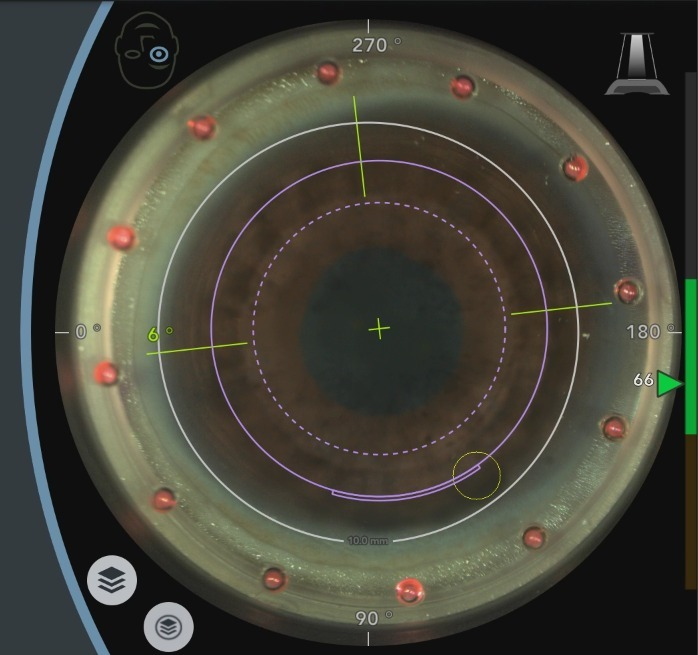
#> input picture clinical_data/clean/eye_01.jpeg, 698 x 655 px; its folder holds only this picture in this run
$ python -i smart_fitter.py   (imports and definitions only)   (older library calls are emulated)
#> lines starting #> are read from the running program, lines starting #| are printed output that depends on the picture
"""
Smart contour fitter that automatically selects circle or ellipse fitting
based on the shape's actual geometry.

For surgical-grade accuracy:
    - Circular pupils → dedicated least-squares circle fit (3 params)
    - Elliptical pupils → constrained ellipse fit (5 params)
    - Cross-validates both and picks the lower-residual model
    - Sub-pixel contour refinement using image gradients
    - RANSAC outlier rejection with adaptive threshold
    - Returns unified result compatible with the rest of the pipeline

Plan-aligned changes:
    - Adaptive RANSAC threshold: max(base_threshold, contour_span * 0.01)
      so that large structures tolerate proportionally more noise
"""

from __future__ import annotations

import math
from dataclasses import dataclass, field
from enum import Enum
from typing import List, Optional, Tuple

import cv2
import numpy as np

# ────────────────────────────────────────────────────────────────
# Data types
# ────────────────────────────────────────────────────────────────

class FitType(Enum):
    CIRCLE = "CIRCLE"
    ELLIPSE = "ELLIPSE"
    FAILED = "FAILED"


@dataclass
class FitResult:
    """Unified result from circle or ellipse fitting."""

    # What was actually fit
    fit_type: FitType = FitType.FAILED
    valid: bool = False

    # Centre (sub-pixel)
    center_x: float = 0.0
    center_y: float = 0.0

    # Axes — for a circle: semi_major == semi_minor == radius
    semi_major: float = 0.0
    semi_minor: float = 0.0
    radius: float = 0.0                   # = semi_major (largest)
    angle_deg: float = 0.0                # meaningless for circles

    # Derived
    eccentricity: float = 0.0             # 0 = perfect circle
    circularity: float = 1.0              # 1 = perfect circle
    aspect_ratio: float = 1.0             # semi_minor / semi_major

    # Quality
    fit_quality: float = 0.0              # 0–1
    fit_rms_residual: float = 0.0         # pixels
    num_contour_points: int = 0
    num_inliers: int = 0

    # Uncertainty (1σ, pixels)
    uncertainty_center_x: float = 0.0
    uncertainty_center_y: float = 0.0
    uncertainty_radius: float = 0.0

    # Raw data (for cross-validation)
    contour_points: Optional[np.ndarray] = None

    # Comparison residuals
    circle_rms: float = 0.0
    ellipse_rms: float = 0.0

    def diameter_px(self) -> float:
        return self.radius * 2.0

    # [324 lines left out: functions to_cv2_ellipse, _fit_circle_kasa, _fit_circle_taubin, _fit_circle_hyper, _circle_residuals, _ellipse_residuals and 1 more, not called in this run]


# ────────────────────────────────────────────────────────────────
# Multi-scale gradient computation (Phase 4)
# ────────────────────────────────────────────────────────────────

def _compute_multiscale_gradient(
    gray: np.ndarray,
    scales: Tuple[int, ...] = (1, 3),
    scale_weights: Tuple[float, ...] = (0.6, 0.4),
) -> Tuple[np.ndarray, np.ndarray, np.ndarray]:
    """Gradient magnitude fused across multiple scales.

    Fine scale (sigma=1) captures sharp pupil-iris boundaries.
    Coarse scale (sigma=3) is robust to noise and better for the
    often-fuzzy limbus-sclera boundary.

    Parameters
    ----------
    gray : np.ndarray
        Grayscale uint8 image.
    scales : tuple of int
        Gaussian sigma values for each scale.
    scale_weights : tuple of float
        Fusion weights for each scale.

    Returns
    -------
    (grad_mag, grad_x, grad_y)
        Fused gradient magnitude, and fine-scale x/y gradients
        (used for normal direction computation).
    """
    grad_mag_total = np.zeros(gray.shape, dtype=np.float64)
    grad_x_fine = None
    grad_y_fine = None

    for i, (sigma, weight) in enumerate(zip(scales, scale_weights)):
        if sigma <= 1:
            gx = cv2.Scharr(gray, cv2.CV_64F, 1, 0)
            gy = cv2.Scharr(gray, cv2.CV_64F, 0, 1)
        else:
            blurred = cv2.GaussianBlur(gray, (0, 0), sigma)
            gx = cv2.Scharr(blurred, cv2.CV_64F, 1, 0)
            gy = cv2.Scharr(blurred, cv2.CV_64F, 0, 1)

        mag = np.sqrt(gx ** 2 + gy ** 2)
        max_val = mag.max()
        if max_val > 0:
            mag /= max_val
        grad_mag_total += weight * mag

        # Keep fine-scale gradients for normal direction
        if i == 0:
            grad_x_fine = gx
            grad_y_fine = gy

    return grad_mag_total, grad_x_fine, grad_y_fine


# ────────────────────────────────────────────────────────────────
# Sub-pixel contour refinement (Phase 2A + Phase 4)
# ────────────────────────────────────────────────────────────────

# [244 lines left out: functions _refine_contour_subpixel, _compute_gradient_weights, _fit_circle_weighted_taubin, not called in this run]


# ────────────────────────────────────────────────────────────────
# Smart Fitter (main class)
# ────────────────────────────────────────────────────────────────

class SmartContourFitter:
    """
    Automatically selects circle or ellipse fitting based on actual
    contour geometry.

    Algorithm:
        1. Extract and optionally refine contour to sub-pixel
        2. Fit both circle (Taubin/Hyper) and ellipse (cv2.fitEllipse)
        3. Compare RMS residuals
        4. If RMS difference < threshold OR aspect ratio > 0.95:
           → use circle fit (more stable, fewer parameters)
        5. Otherwise use ellipse fit
        6. Optionally apply RANSAC for outlier rejection
        7. Compute uncertainty estimates

    Plan-aligned changes:
        - Adaptive RANSAC threshold in fit_contour():
          threshold = max(ransac_threshold, contour_span * 0.01)
          Larger structures tolerate more noise proportionally.

    Usage:
        fitter = SmartContourFitter()
        result = fitter.fit(binary_mask)
        # or
        result = fitter.fit_contour(contour_points)
        # or with sub-pixel refinement
        result = fitter.fit(binary_mask, gray_image=gray)
    """

    # [384 lines left out: functions __init__, fit, fit_contour, _fallback_ellipse_only, _compute_quality, _compute_uncertainty and 1 more, not called in this run]

>>> import cv2
>>> picture = cv2.imread('../../clinical_data/clean/eye_01.jpeg', cv2.IMREAD_GRAYSCALE)
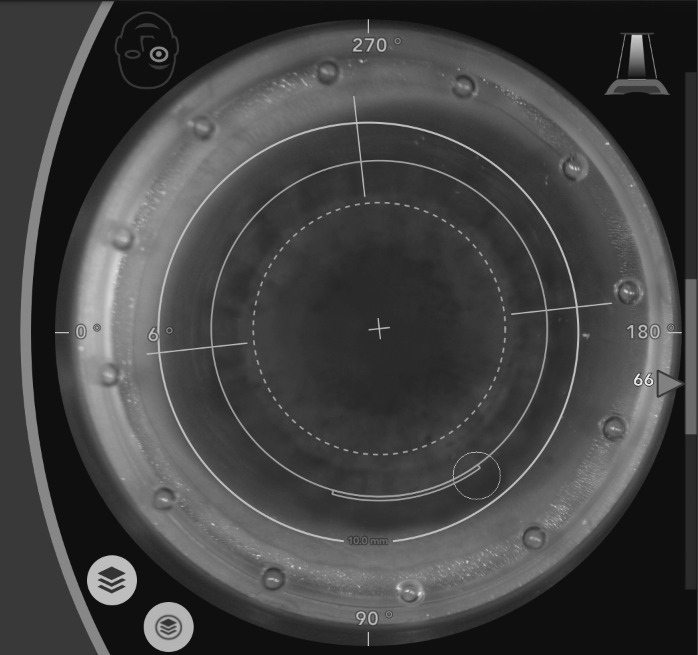
#> picture: shape (655, 698); min 5, max 240, mean 66.8
>>> result = _compute_multiscale_gradient(picture)
#> the loop in _compute_multiscale_gradient, `for i, (sigma, weight) in enumerate(zip(scales, scale_weights)):` made 2 passes
#> max_val on passes 1 to 2: 3163.9, 732.9
#> pass 1, in _compute_multiscale_gradient, `gx = cv2.Scharr(gray, cv2.CV_64F, 1, 0)`:
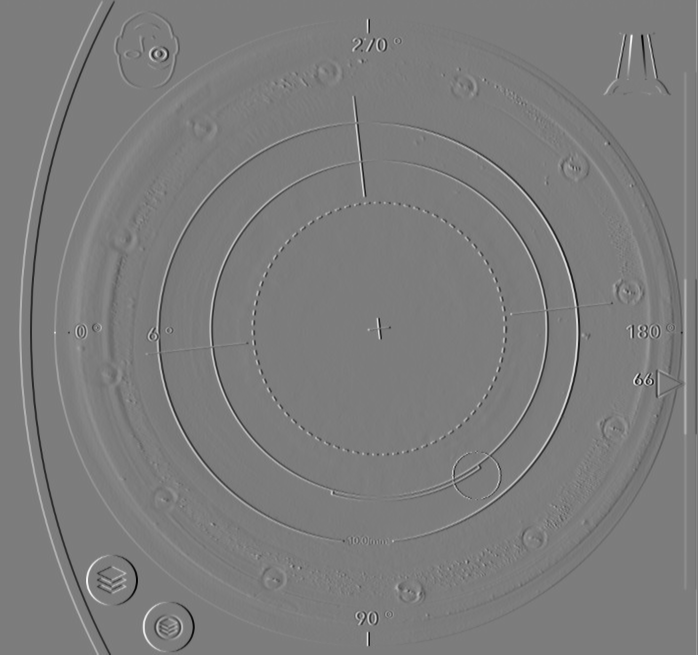
#> gx: shape (655, 698) float64; min -2941, max 3064, mean -0.5; drawn with min black and max white
#> pass 1, in _compute_multiscale_gradient, `gy = cv2.Scharr(gray, cv2.CV_64F, 0, 1)`:
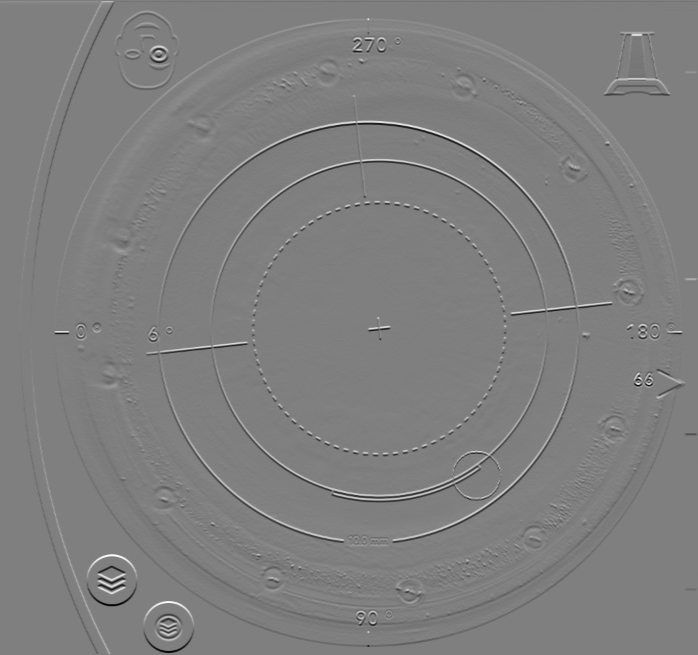
#> gy: shape (655, 698) float64; min -2831, max 2833, mean -0.2; drawn with min black and max white
#> pass 1, in _compute_multiscale_gradient, `mag = np.sqrt(gx ** 2 + gy ** 2)`:
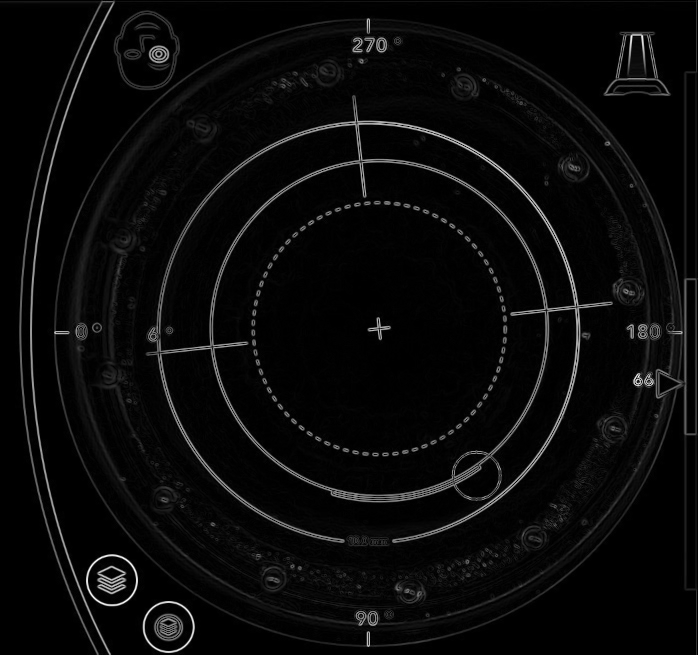
#> mag: shape (655, 698) float64; min 0, max 3163.9, mean 123.1; drawn with min black and max white
#> after the loop in _compute_multiscale_gradient, `for i, (sigma, weight) in enumerate(zip(scales, scale_weights)):`:
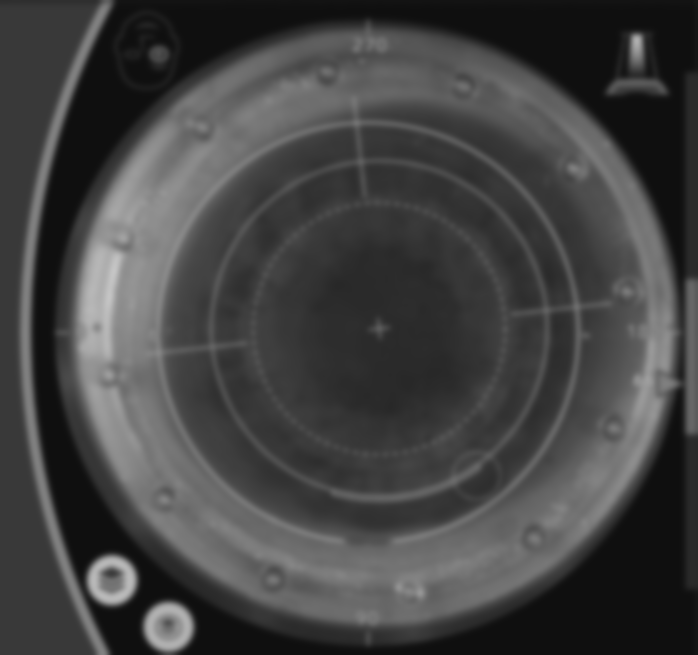
#> blurred: shape (655, 698); min 15, max 197, mean 66.8
#> after the loop in _compute_multiscale_gradient, `for i, (sigma, weight) in enumerate(zip(scales, scale_weights)):`:
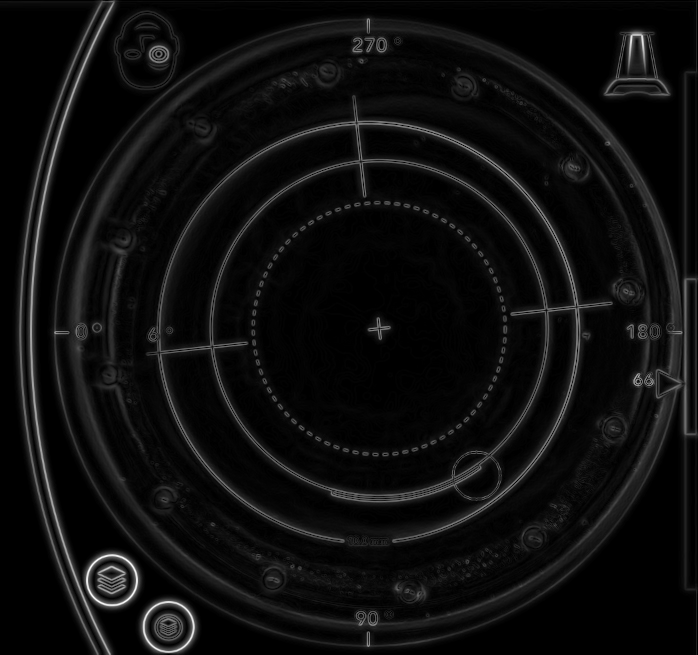
#> grad_mag_total: shape (655, 698) float64; min 0, max 0.99, mean 0.0542
#> after the loop in _compute_multiscale_gradient, `for i, (sigma, weight) in enumerate(zip(scales, scale_weights)):`:
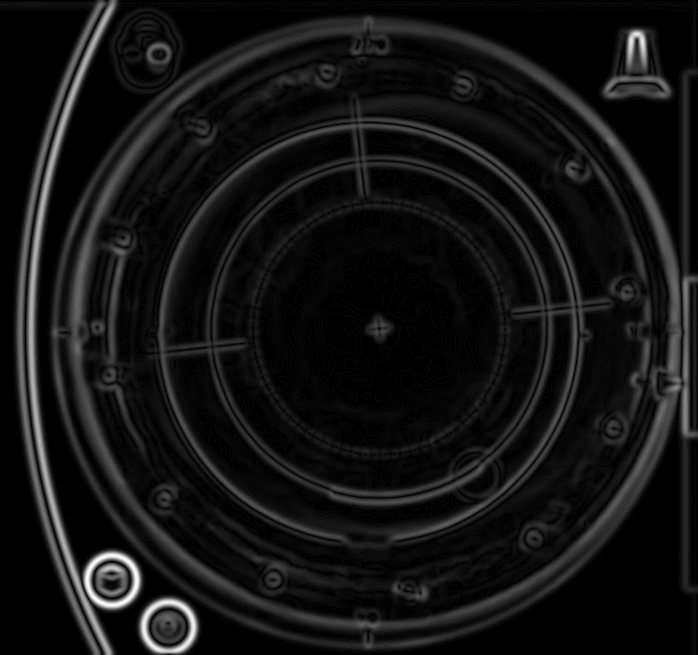
#> mag: shape (655, 698) float64; min 0, max 1, mean 0.0772

$ run again, on clinical_data/clean/eye_02.jpeg
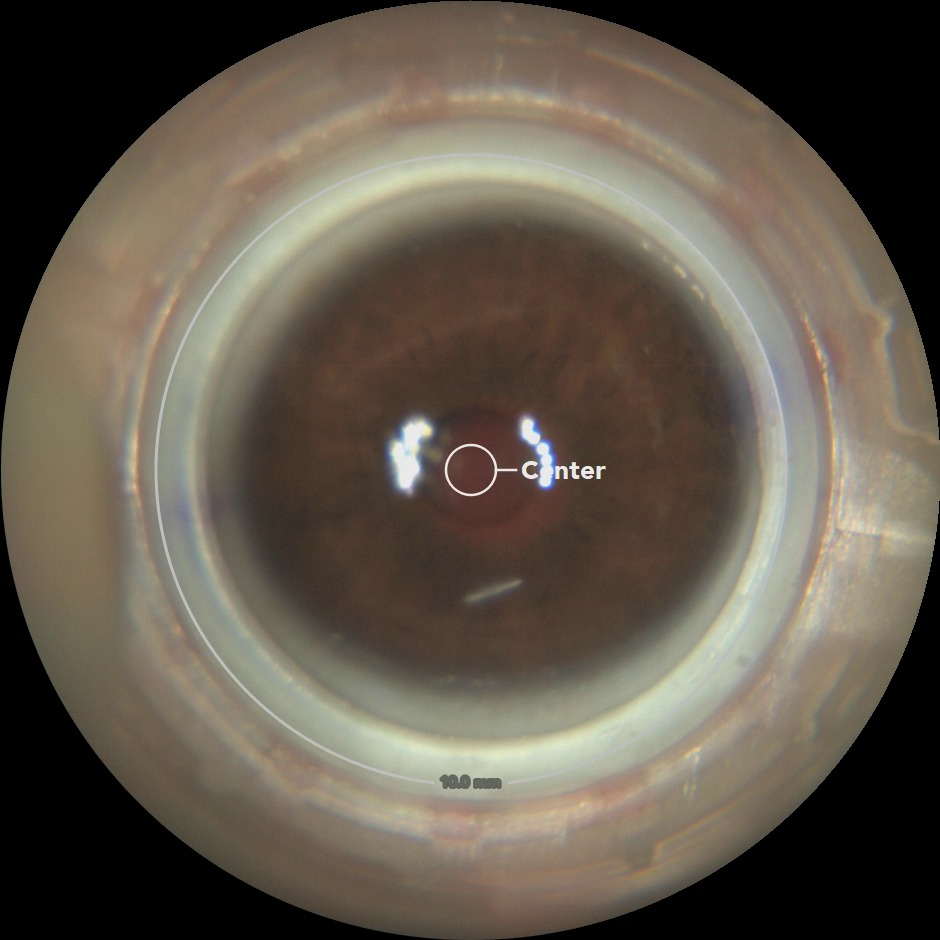
#> input picture clinical_data/clean/eye_02.jpeg, 940 x 940 px
#> the loop in _compute_multiscale_gradient, `for i, (sigma, weight) in enumerate(zip(scales, scale_weights)):` made 2 passes
#> max_val on passes 1 to 2: 3305, 585.8
#> pass 1, in _compute_multiscale_gradient, `gx = cv2.Scharr(gray, cv2.CV_64F, 1, 0)`:
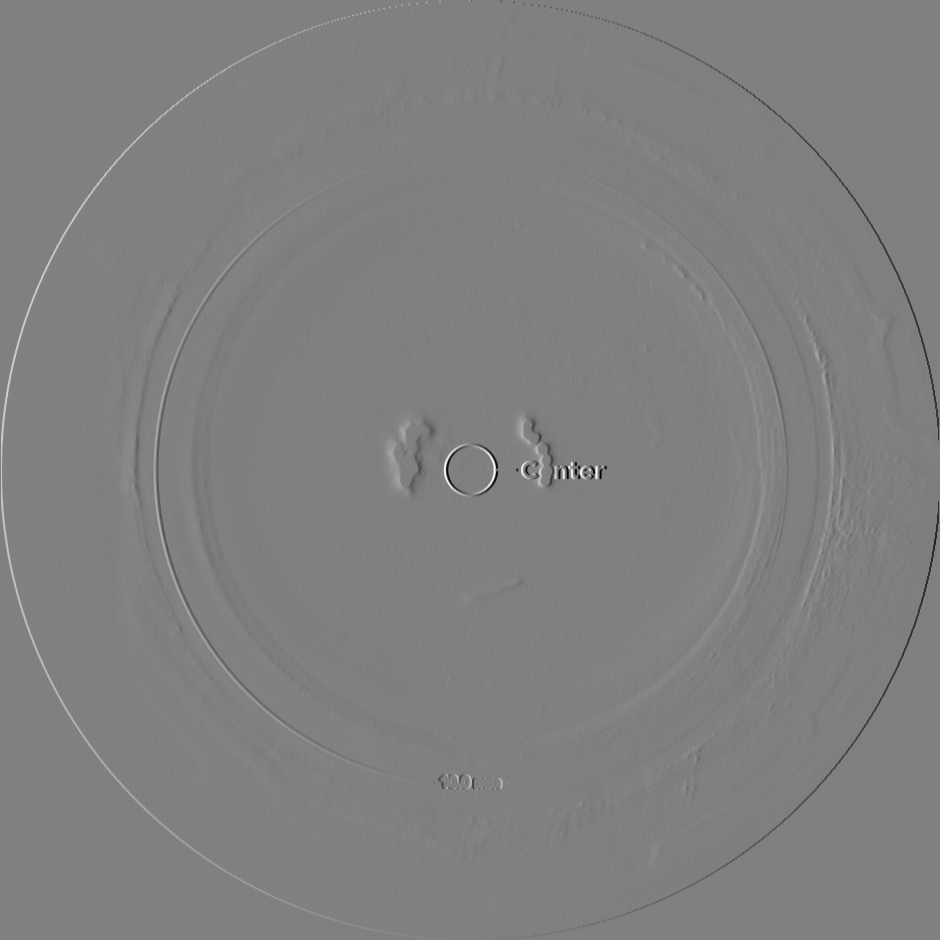
#> gx: shape (940, 940) float64; min -2833, max 2794, mean 0.2; drawn with min black and max white
#> after the loop in _compute_multiscale_gradient, `for i, (sigma, weight) in enumerate(zip(scales, scale_weights)):`:
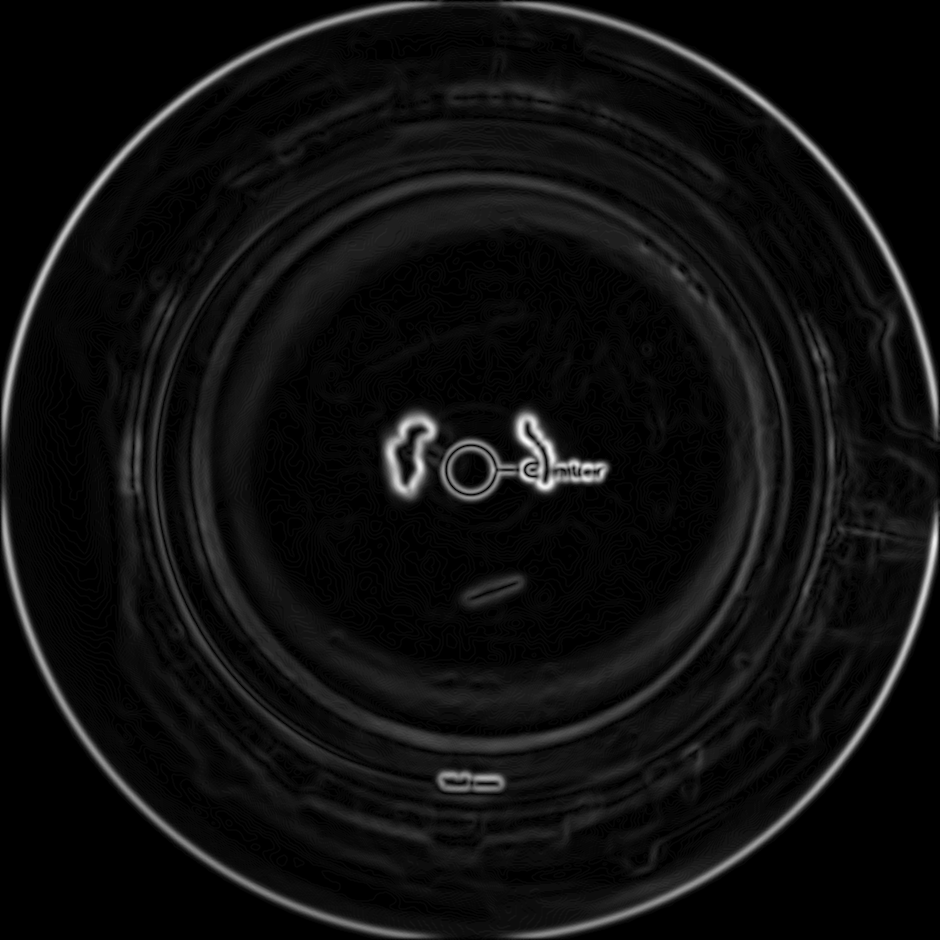
#> mag: shape (940, 940) float64; min 0, max 1, mean 0.06

$ run again, on clinical_data/clean/eye_06.jpeg
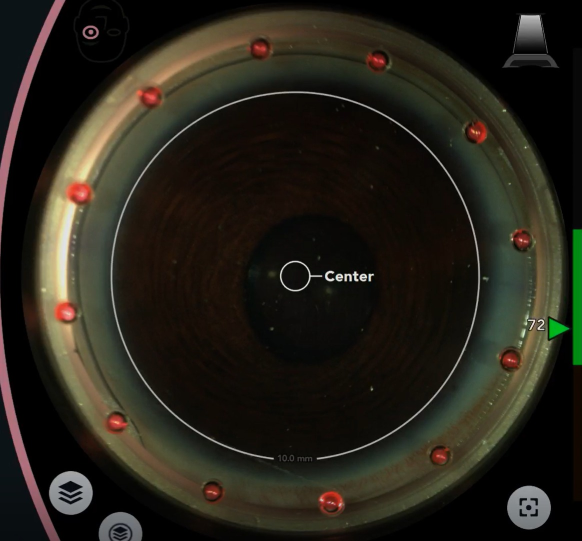
#> input picture clinical_data/clean/eye_06.jpeg, 1164 x 1082 px (shown at 1/2 size)
#> the loop in _compute_multiscale_gradient, `for i, (sigma, weight) in enumerate(zip(scales, scale_weights)):` made 2 passes
#> max_val on passes 1 to 2: 3639.4, 714.5
#> pass 1, in _compute_multiscale_gradient, `gx = cv2.Scharr(gray, cv2.CV_64F, 1, 0)`:
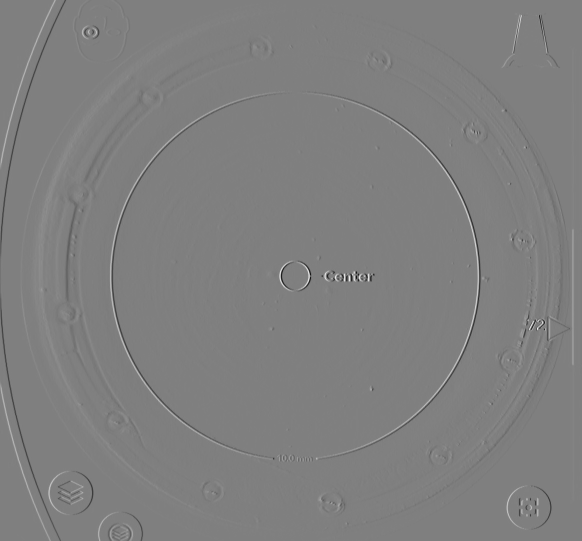
#> gx: shape (1082, 1164) float64 (shown at 1/2 size); min -3365, max 3355, mean -0.7; drawn with min black and max white
#> after the loop in _compute_multiscale_gradient, `for i, (sigma, weight) in enumerate(zip(scales, scale_weights)):`:
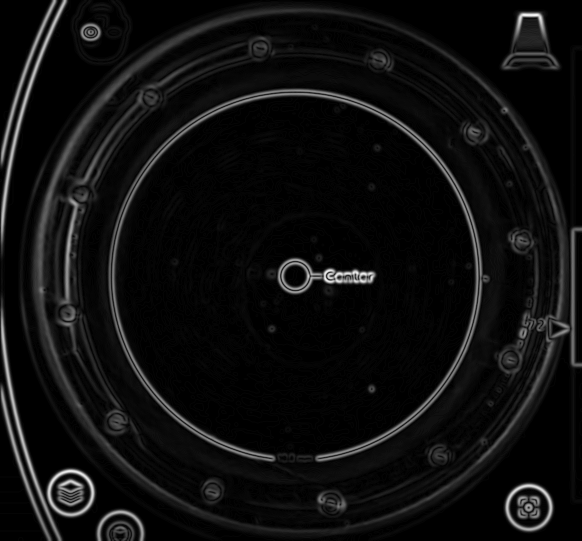
#> mag: shape (1082, 1164) float64 (shown at 1/2 size); min 0, max 1, mean 0.0583
